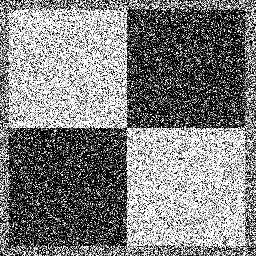
%> input picture src/Edge Detector/Edge_with_Noise/ps1-input0-noise.png, 256 x 256 px
$ octave b4.m   (GNU Octave 9; MATLAB toolbox functions it lacks are replaced by stand-ins)
%> lines starting %> are read from the running program, lines starting %| are printed output that depends on the picture
A = imread('ps1-input0-noise.png');
%> A is the input picture: size 256x256 uint8; min 0, max 255, mean 127.6
B = imread('ps1-input0-smooth.png');
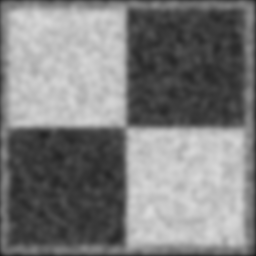
%> input picture src/Edge Detector/Edge_with_Noise/ps1-input0-smooth.png, 256 x 256 px
%> B is the input picture: size 256x256 uint8; min 27, max 219, mean 125.3
EA = edge(A,'canny',[0.1 0.3],.6);
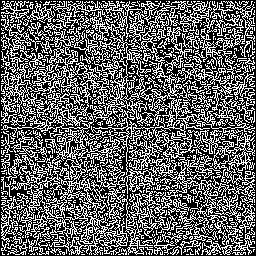
%> EA: size 256x256 logical; 38.9% white in thin lines or dots
figure(1)
imshow(EA)
EB = edge(B,'canny',[0.25 0.3],.5);
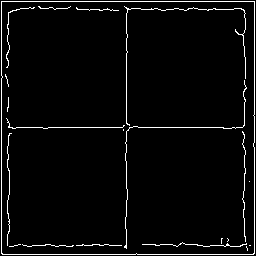
%> EB: size 256x256 logical; 3.8% white in thin lines or dots
figure(2)
imshow(EB)
